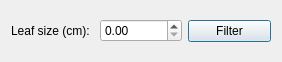
<?xml version="1.0" encoding="UTF-8"?>
<ui version="4.0">
 <class>filtervaluesdialog</class>
 <widget class="QDialog" name="filtervaluesdialog">
  <property name="geometry">
   <rect>
    <x>0</x>
    <y>0</y>
    <width>282</width>
    <height>62</height>
   </rect>
  </property>
  <property name="windowTitle">
   <string>Dialog</string>
  </property>
  <layout class="QHBoxLayout" name="horizontalLayout_2">
   <item>
    <layout class="QHBoxLayout" name="horizontalLayout">
     <item>
      <widget class="QLabel" name="label">
       <property name="text">
        <string>Leaf size (cm):</string>
       </property>
      </widget>
     </item>
     <item>
      <widget class="QDoubleSpinBox" name="leafSize">
       <property name="decimals">
        <number>2</number>
       </property>
      </widget>
     </item>
     <item>
      <widget class="QPushButton" name="pushButton">
       <property name="text">
        <string>Filter</string>
       </property>
      </widget>
     </item>
    </layout>
   </item>
  </layout>
 </widget>
 <resources/>
 <connections/>
</ui>
